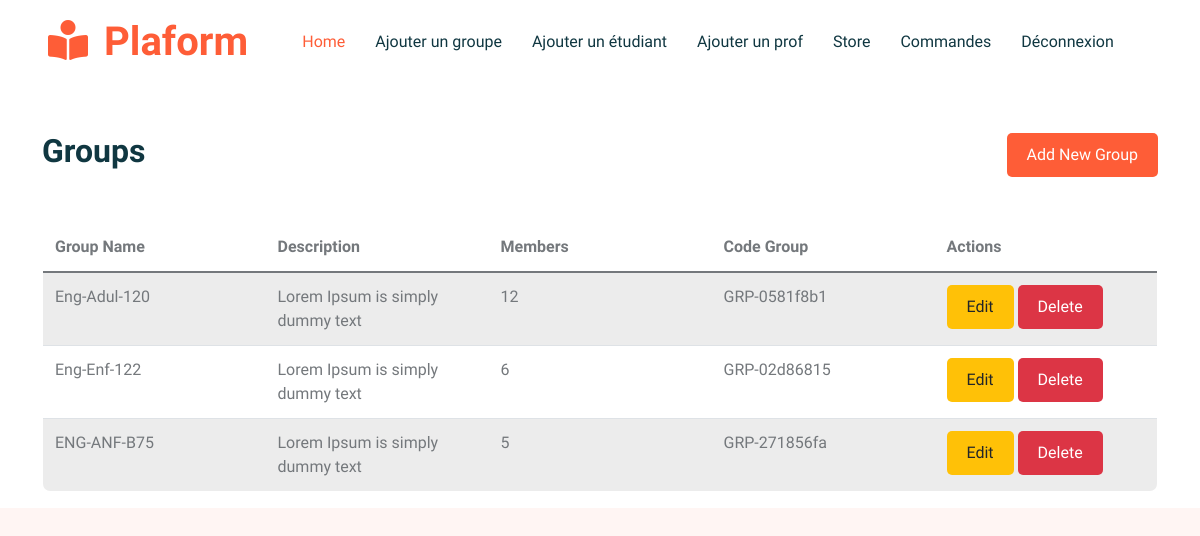
Page /add_groupe/ on the earlier database version.
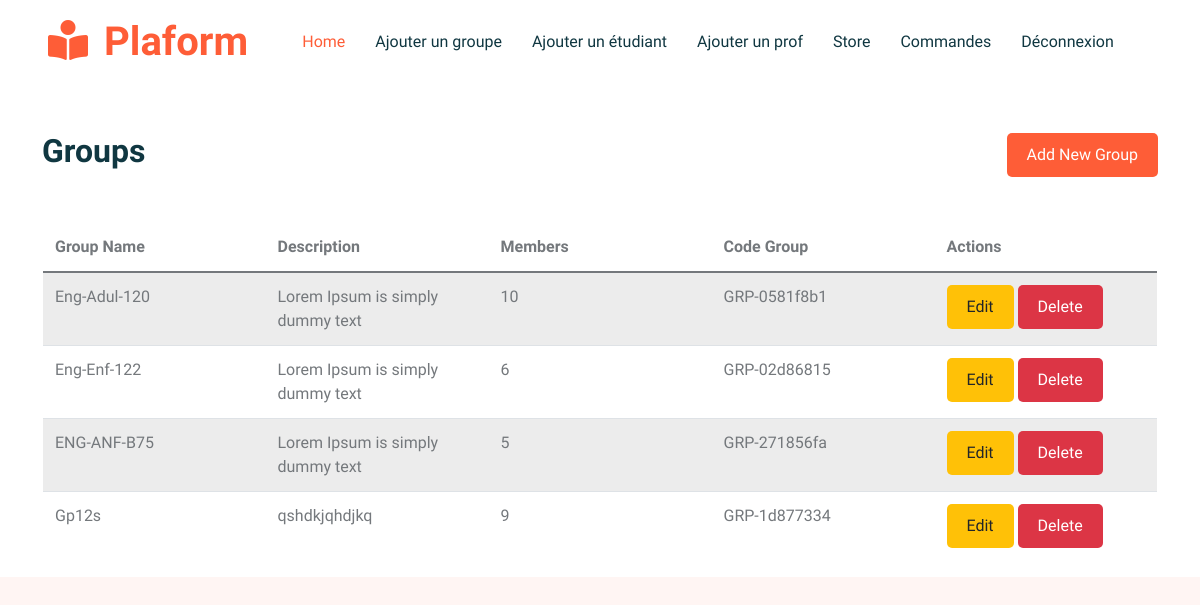
Same page on the later database version.
### platformTK/models.py (models this page shows, shortened)
class Groups(models.Model):
    name = models.CharField(max_length=100)
    description = models.CharField(max_length=300)
    code_group = models.CharField(max_length=100, unique=True, blank=True, editable=False)
    etudiants = models.ManyToManyField(Etudiant, related_name='groups')
    profs = models.ManyToManyField(prof, related_name='groups')
    date_created = models.DateField(auto_now_add=True, null=True, blank=True)
    @property
    def student_names(self):
        return ', '.join(f'{student.prenom} {student.nom}' for student in self.etudiants.all())
    @property
    def professor_names(self):
        return ', '.join(f'{professeur.prenom} {professeur.nom}' for professeur in self.profs.all())

### platformTK/views.py (the view)
# urls.py: path('add_groupe/', views.add_groupe, name='add_groupe'),
def add_groupe(requset):
    etudiants = Etudiant.objects.all()
    profs = prof.objects.all()
    groups = Groups.objects.all()
    return render(requset,"platformTK/SuperAdmin/add_groupe.html", {
        'groups': groups,
        'etudiants': etudiants,
        'profs': profs
    })

### platformTK/templates/platformTK/SuperAdmin/add_groupe.html (shortened to what this page needs)
{% extends "platformTK/SuperAdmin/HomeBase.html" %}
{% load static %}
{% block content %}
{% include 'platformTK/SuperAdmin/navbar.html' %}
<div class="container mt-5">
    <div class="d-flex justify-content-between align-items-center mb-4">
        <h2 class="text-center">Groups</h2>
        <button class="btn btn-primary" onclick="openModal()" style="background-color: #fe5d37;">Add New Group</button>
    </div>
    <div class="table-responsive">
        <table class="table table-striped table-hover">
            <thead>
                <tr>
                    <th>Group Name</th>
                    <th>Description</th>
                    <th>Members</th>
                    <th>Code Group</th>
                    <th>Actions</th>
                </tr>
            </thead>
            <tbody>
                {% for group in groups %}
                <tr>
                    <td>{{ group.name }}</td>
                    <td>{{ group.description }}</td>
                    <td>{{ group.etudiants.count }}</td>
                    <td>{{ group.code_group }}</td>
                    <td>
                        <button class="btn btn-warning btn-sm" onclick="openEditModal({{ group.id }}, '{{ group.name|escapejs }}', '{{ group.description|escapejs }}', '{{ group.student_names|escapejs }}', '{{ group.professor_names|escapejs }}')">Edit</button>
                        <button class="btn btn-danger btn-sm">Delete</button>
                    </td>
                </tr>
                {% empty %}
                <tr>
                    <td colspan="4" class="text-center">No groups found.</td>
                </tr>
                {% endfor %}
            </tbody>
        </table>
    </div>
</div>
{% endblock %}

Differences in the rows shown:
computed for Groups "Eng-Adul-120": etudiants.count "12" → "10"
added Groups: name "Gp12s", description "qshdkjqhdjkq", etudiants.count "9", code_group "GRP-1d877334"
